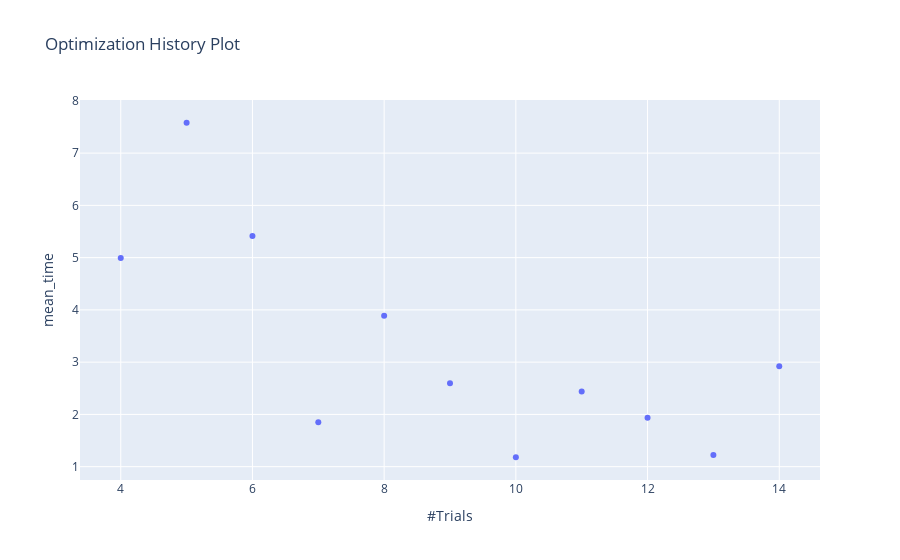

The notebook cell this image was saved under:
### Code cell
optuna.visualization.plot_optimization_history(study, target=lambda t: t.values[2], target_name='mean_time')

### Figure 1 — Plotly figure (JSON) as saved in the notebook; plotly's stock layout.template omitted (floating-point values rounded to 4 significant figures)
{"data": [{"mode": "markers", "name": "mean_time", "type": "scatter", "x": [4, 5, 6, 7, 8, 9, 10, 11, 12, 13, 14], "y": [4.993, 7.581, 5.414, 1.848, 3.888, 2.595, 1.18, 2.438, 1.938, 1.224, 2.923]}], "layout": {"title": {"text": "Optimization History Plot"}, "xaxis": {"title": {"text": "#Trials"}}, "yaxis": {"title": {"text": "mean_time"}}}}
